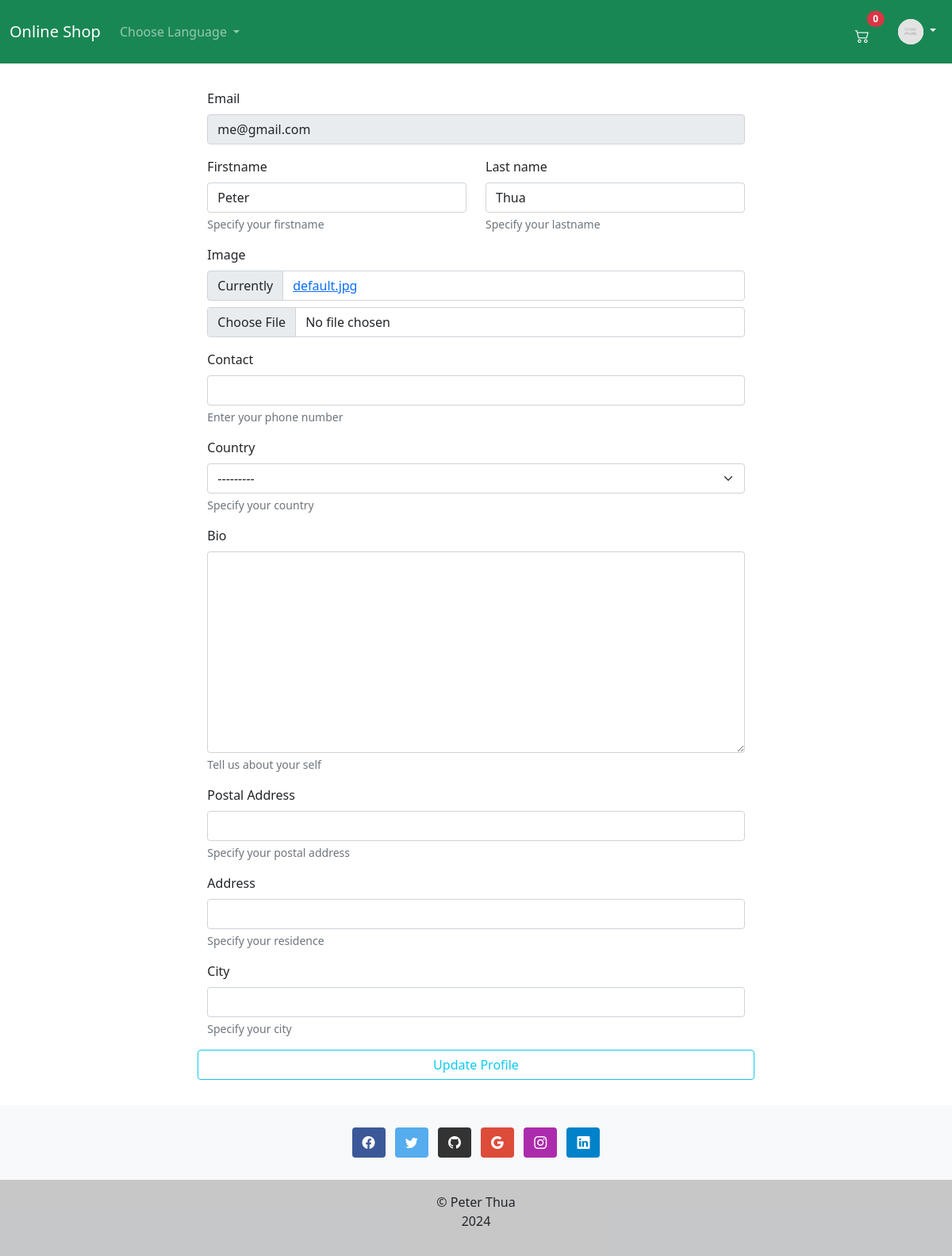
Before: /en/accounts/user-profile/update/1/ (signed in) with the older database file.
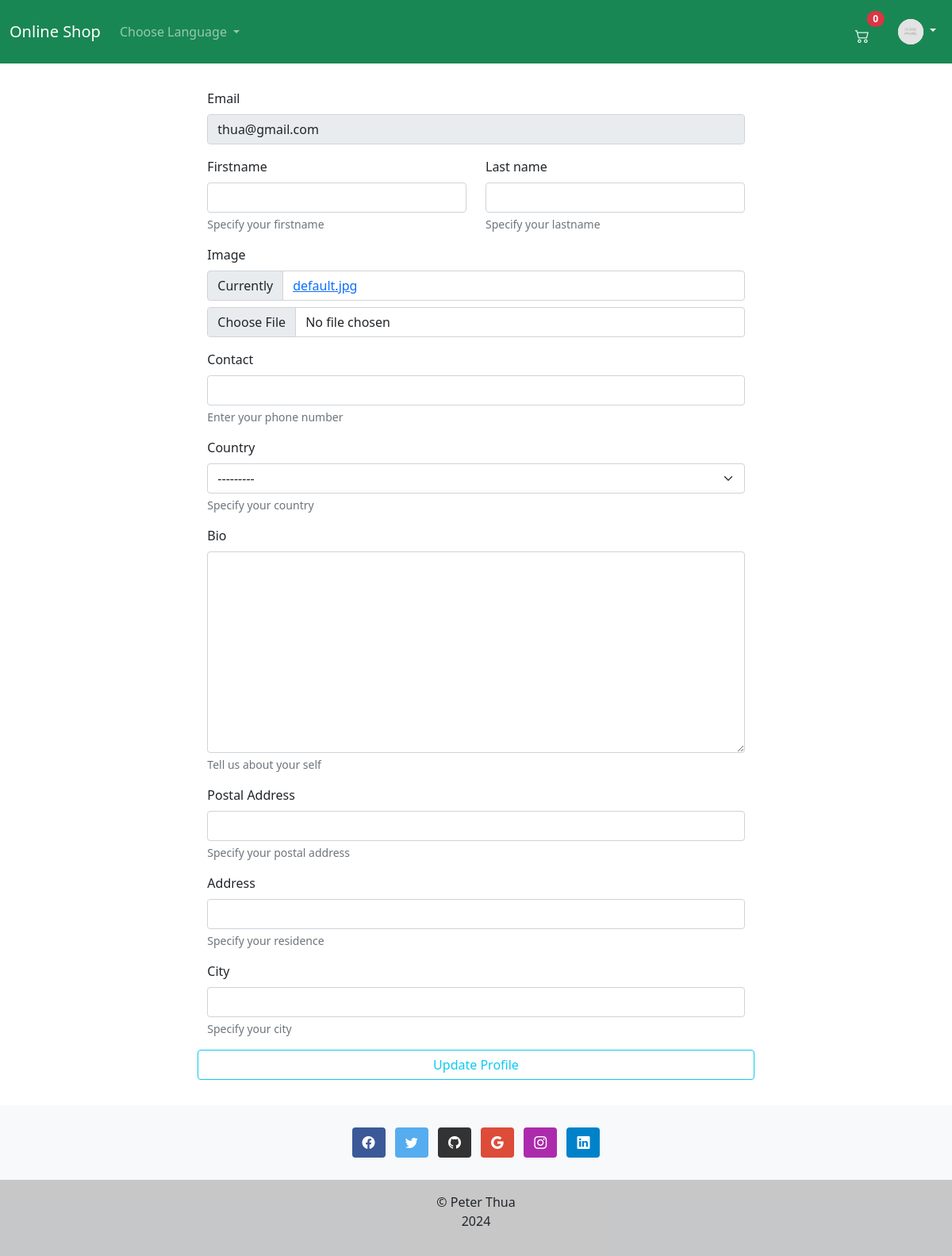
After: the same page with the newer database file.
### accounts/models.py (models this page shows, shortened)
class Account(AbstractUser):
    email = models.EmailField(_('Email'), unique=True)
    username = models.CharField(_('username'), max_length=150, unique=True)
    first_name = models.CharField(_('firstname'), max_length=150, blank=True)
    bio = models.TextField(_('Bio'), max_length=500, blank=True)
    image = models.ImageField(_('Image'), upload_to='profile/', default='default.jpg')
    country = CountryField(_('country'), blank_label=_('----------select country----------'))
    contact = PhoneNumberField(_('Contact'), blank=True)
    postal_address = models.CharField(max_length=50, blank=True, verbose_name=_('Postal Address'))
    address = models.CharField(_('address'), max_length=120, blank=True)
    city = models.CharField(_('City'), max_length=120, blank=True)
    is_active = models.BooleanField(default=False)
    is_staff = models.BooleanField(default=False)
    created = models.DateTimeField(auto_now_add=True)
    updated = models.DateTimeField(auto_now=True)
    objects = CustomUserManager()
    USERNAME_FIELD = 'email'
    """
        REQUIRED_FIELDS specify field names to be prompted when creating
        a user using the createsuperuser management command.
    """
    REQUIRED_FIELDS = ['username']
    class Meta:
        verbose_name = _('Accounts')
        verbose_name_plural = _('Accounts')

### accounts/views.py (the view, shortened to what this page needs)
# urls.py: path('user-profile/update/<str:pk>/', UpdateProfileView.as_view(), name='profile-update'),
class UpdateProfileView(LoginRequiredMixin, UpdateView):
    template_name = 'accounts/profile.html'
    form_class = UserProfileUpdateForm
    def get(self, request, *args, **kwargs):
        if request.user.pk != int(kwargs.get('pk')):
            return redirect('shop:index')
        return super(UpdateProfileView, self).get(request, *args, **kwargs)
    def get_queryset(self):
        return get_user_model().objects.filter(pk=self.kwargs.get('pk'))

### shop/cart.py (called while the page is built)
    def __len__(self):
        return sum(item['quantity'] for item in self.basket.values())

### shop/context_processor.py (called while the page is built)
def basket(request):
    return {
        'basket': Basket(request)
    }

### accounts/templates/accounts/profile.html (shortened to what this page needs)
{% extends 'base.html' %}
{% load crispy_forms_tags %}
{% block content %}
    <div class="row justify-content-center m-3 p-3">
        <div class="col-md-8">
            {% crispy form %}
        </div>
    </div>
{% endblock %}

### templates/navbar.html (shortened to what this page needs)
{% load i18n %}
<nav class="navbar navbar-expand-lg bg-success navbar-dark sticky-top" id="navigation">
    <div class="container-fluid">
        <a class="navbar-brand" href="{% url 'shop:index' %}">{% trans "Online Shop" %}</a>
        <div class="collapse navbar-collapse" id="navbarDropdown">
            <ul class="navbar-nav">
                <li class="nav-item dropdown">
                    <a class="nav-link dropdown-toggle" href="#" id="navbarDropdownLink" role="button"
                       data-bs-toggle="dropdown"
                       aria-expanded="false">
                        {% trans 'Choose Language' %}
                    </a>
                </li>
            </ul>
        </div>
        <ul class="navbar-nav d-flex flex-row me-1">
            <li class="nav-item me-3 me-lg-0">
                <a class="nav-link text-white position-relative m-3" style="height: 2rem;"
                   href="{% url 'shop:shopping_cart' %}">
                    <i class="bi bi-cart2" style="font-size: large;"></i>
                    <span class="position-absolute top-0 start-100 translate-middle badge rounded-pill bg-danger">
                           <span id="cart-total">{{ basket|length }}</span>
                    </span>
                </a>
            </li>
        </ul>
        <ul class="navbar-nav ms-auto mb-2 mb-lg-0">
            <li class="nav-item dropdown">
                <a class="nav-link dropdown-toggle text-white" href="#" id="navbarDropdown" role="button" data-bs-toggle="dropdown"
                   aria-expanded="false">
                    <img src="{{ request.user.image.url }}" alt="{% trans "Profile Picture" %}" class="rounded-circle bg-white" width="32"
                         height="32">
                </a>
            </li>
        </ul>
    </div>
</nav>

Changed rows visible on the page:
changed Account: email "me@gmail.com" → "thua@gmail.com"; first_name "Peter" → (not shown); last_name "Thua" → (not shown)
